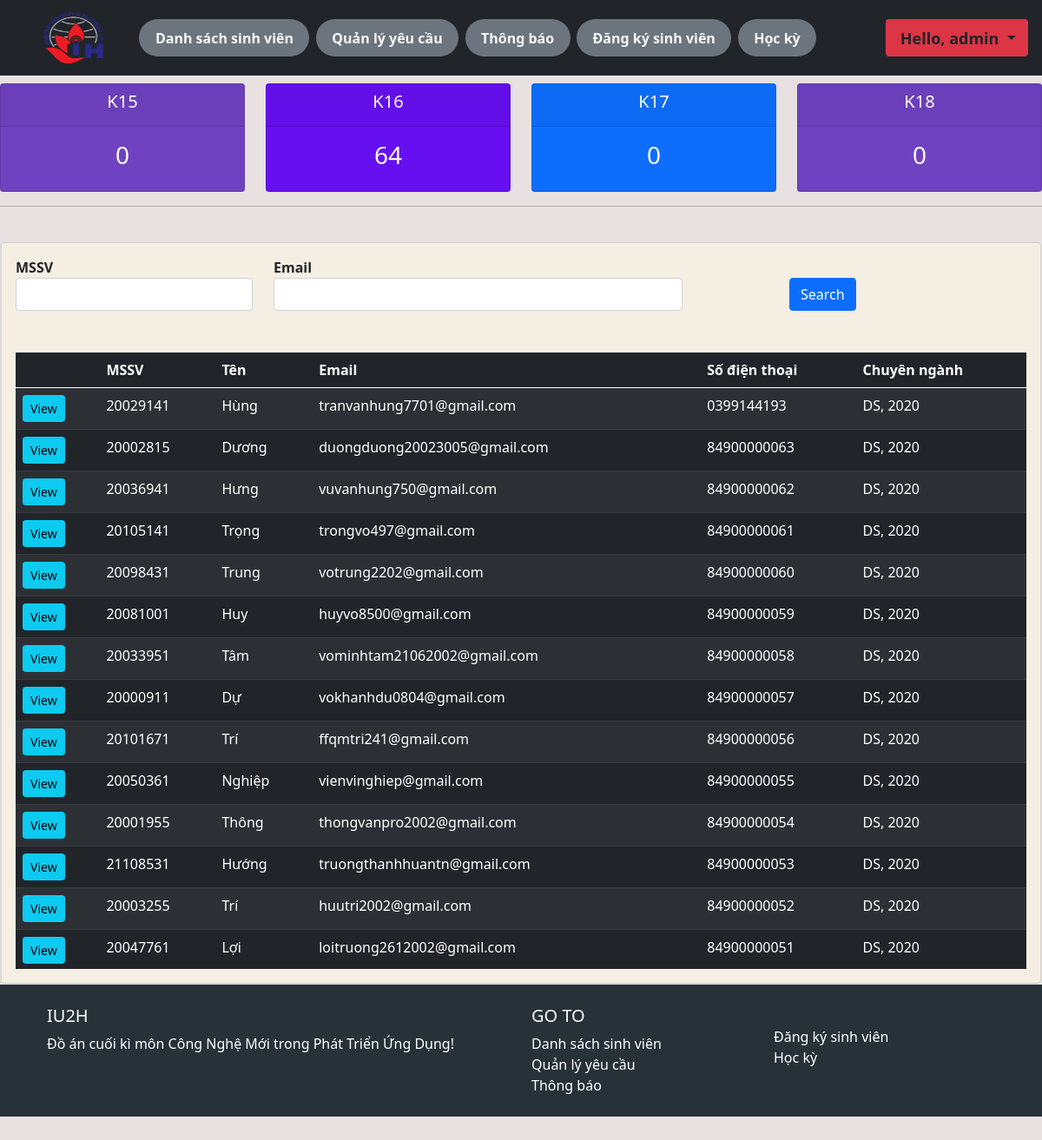
The app's page / (signed in) with its own data.
### fees/models.py (models this page shows, shortened)
class Student(models.Model):
    BranchType = models.TextChoices('BranchType', 'CS DS SE IT IS')
    date = [str(x) for x in range(2013,2050)]
    date=' '.join(date)
    YearType = models.TextChoices('YearType', date)
    CourseType = models.TextChoices('CourseType', 'K15 K16 K17 K18 K19 K20')
    user = models.OneToOneField(User, null=True, on_delete=models.CASCADE)
    roll = models.CharField('MSSV', max_length=8, primary_key=True, blank=False)
    firstname = models.CharField('First_Name', max_length=250, blank=False)
    middlename = models.CharField('Middle_Name', max_length=250, null=True, blank=True)
    lastname = models.CharField('Last_Name', max_length=250, null=True, blank=True)
    email = models.EmailField('Email', max_length=250, blank=False)
    phone = models.CharField('Phone', max_length=15, blank=False)
    branch = models.CharField('Chuyên ngành', max_length=15, blank=False, choices=BranchType.choices)
    Year = models.CharField('Year', max_length=4, blank=False, choices=YearType.choices)
    course = models.CharField('Khoá', max_length=8, blank=False, choices=CourseType.choices)
    datecreated = models.DateTimeField(auto_now_add=True, null=True)
    template = '{} {}'

### fees/decorators.py (the view)
        def wrapper_function(request, *args, **kwargs):
            group = None
            if request.user.groups.exists():
                group = request.user.groups.all()[0].name
            if group == 'student':
                return redirect('userpage')
            if group == 'admin':
                return view_func(request,*args,**kwargs)

### fees/views.py (called while the page is built)
@login_required(login_url = 'login')
@admin_only
def home(request):
    students = Student.objects.all().order_by('-datecreated')
    k15 = Student.objects.filter(course='K15').count()
    k16 = Student.objects.filter(course='K16').count()
    k17 = Student.objects.filter(course='K17').count()
    k18 = Student.objects.filter(course='K18').count()
    myfilter = StudentFilter(request.GET, queryset=students)
    if request.method == 'GET':
        students = myfilter.qs
    context = {'students':students, 'k15':k15, 'k16':k16, 'k17':k17, 'k18':k18, 'myfilter':myfilter}
    return render(request,'fees/dashboard.html',context)

### fees/templates/fees/dashboard.html (shortened to what this page needs)
{% extends 'fees/main.html' %}
{% load crispy_forms_tags %}
{% block content %}
{% include 'fees/status.html' %}
<hr>
<br>
<div class="row">
    <div class="col-md">
        <div class="card">
            <div class="card card-body" style="background-color:  rgb(245, 238, 226);">
                <form action="" method="get">
                    <div class="row" style="background-color:  rgb(245, 238, 226);">
                        <div class="col-3">
                            <strong>{{ myfilter.form.roll|as_crispy_field }}</strong>
                        </div>
                        <div class="col-5">
                            <strong>{{ myfilter.form.email|as_crispy_field }}</strong>
                        </div>
                        <div class="col-1">
                        </div>
                        <div class="col-3">
                            <br>
                            <button class="btn btn-primary" type="submit">Search</button>
                        </div>
                        <br>
                    </div>
                    <br>
                </form>
                <br>
                <div style="overflow-y:scroll;height: 710px;">
                    <table class="table table-dark table-striped">
                        <thead>
                            <tr>
                                <th scope="col"></th>
                                <th scope="col">MSSV</th>
                                <th scope="col">Tên</th>
                                <th scope="col">Email</th>
                                <th scope="col">Số điện thoại</th>
                                <th scope="col">Chuyên ngành</th>
                            </tr>
                        </thead>
                        {% for student in students %}
                        <tr>
                            <td><a class="btn btn-sm btn-info" href="{% url 'students' student.roll %}">View</a></td>
                            <td>{{student.roll}}</td>
                            <td>{{student.firstname}}</td>
                            <td>{{student.email}}</td>
                            <td>{{student.phone}}</td>
                            <td>{{student.branch}}{{', '}}{{student.Year}}</td>
                        </tr>
                        {%endfor%}
                    </table>
                </div>
            </div>
        </div>
    </div>
</div>
{% endblock %}

### fees/templates/fees/main.html (shortened to what this page needs)
{% load static %}
<!DOCTYPE html>
<html lang="en">
<head>
    <link href="https://cdn.jsdelivr.net/npm/bootstrap@5.0.0-beta1/dist/css/bootstrap.min.css" rel="stylesheet"
>
    <link rel="stylesheet" href="{% static '/css/main.css' %}" type="text/css">
</head>
<body>
    {% include 'fees/navbar.html' %}
    {% block content %}
    {% endblock %}
    {% if request.user.is_staff %}
    <footer class="text-white text-center text-lg-start" style="background-color: #263238;">
        <div class="container p-4">
          <div class="row">
            <div class="col-lg-6 col-md-12 mb-4 mb-md-0">
              <h5 class="text-uppercase">IU2H</h5>
              <p>
                Đồ án cuối kì môn Công Nghệ Mới trong Phát Triển Ứng Dụng!
              </p>
            </div>
            <div class="col-lg-3 col-md-6 mb-4 mb-md-0">
              <h5 class="text-uppercase">Go To</h5>
              <ul class="list-unstyled mb-0">
                <li>
                  <a href="{% url 'home' %}" class="text-white" style="text-decoration: none; color:lemonchiffon">Danh sách sinh viên</a>
                </li>
                <li>
                  <a href="{% url 'enquiry_admin' %}" class="text-white" style="text-decoration: none; color:lemonchiffon">Quản lý yêu cầu</a>
                </li>
                <li>
                  <a href="{% url 'announcement' %}" class="text-white" style="text-decoration: none; color:lemonchiffon">Thông báo</a>
                </li>
              </ul>
            </div>
            <div class="col-lg-3 col-md-6 mb-4 mb-md-0">
              <ul class="list-unstyled">
                <li>
                  <a href="{% url 'registration' %}" class="text-white" style="text-decoration: none; color:lemonchiffon">Đăng ký sinh viên</a>
                </li>
                <li>
                  <a href="{% url 'automate_semester' %}" class="text-white" style="text-decoration: none; color:lemonchiffon">Học kỳ</a>
                </li>
              </ul>
            </div>
          </div>
        </div>
      </footer>
{% endif %}
</body>
</html>

### fees/templates/fees/navbar.html (shortened to what this page needs)
{% load static %}
{% if request.user.is_staff %}
<nav class="navbar navbar-expand-lg navbar-dark bg-dark w-100 p-1" style="position: fixed; z-index: 1;">
  <div class="container-fluid">
    <a href="{% url 'home' %}">
      <img src="{% static 'images/iuh_logo-2.png' %}" alt="" style="padding: 0%;width:137px; height:79px;">
    </a>
    <div class="collapse navbar-collapse" id="navbarNavDropdown"  style="overflow-x:visible;width: 100%;">
      <ul class="navbar-nav">
        <li class="nav-item badge rounded-pill bg-secondary " style="margin-left: 1%; font-size: 100%;">
          <a class="nav-link active text-light" aria-current="page" href="{% url 'home' %}">Danh sách sinh viên</a>
        </li>
        <li class="nav-item badge rounded-pill bg-secondary " style="margin-left: 1%; font-size: 100%;">
          <a class="nav-link active text-light" href="{% url 'enquiry_admin' %}">Quản lý yêu cầu</a>
        </li>
        <li class="nav-item badge rounded-pill bg-secondary " style="margin-left: 1%; font-size: 100%;">
          <a class="nav-link active text-light" href="{% url 'announcement' %}">Thông báo</a>
        </li>
        <li class="nav-item badge rounded-pill bg-secondary " style="margin-left: 1%; font-size: 100%;">
          <a class="nav-link active text-light" href="{% url 'registration' %}">Đăng ký sinh viên</a>
        </li>
        <li class="nav-item badge rounded-pill bg-secondary " style="margin-left: 1%; font-size: 100%;">
          <a class="nav-link active text-light" href="{% url 'automate_semester' %}">Học kỳ</a>
        </li>
      </ul>
    </div>
    <ul class="nav navbar-nav navbar-right" style="margin-left: 1%; margin: right 1%;">
      <li class="nav-item dropdown badge bg-danger">
        <a class="nav-link dropdown-toggle text-dark" href="#" id="navbarDropdownMenuLink" role="button"
          data-bs-toggle="dropdown" aria-expanded="false" style="margin-left: 1%; font-size: 150%;">
          <span>Hello, {{request.user}} </span>
        </a>
      </li>
    </ul>
  </div>
</nav>
{% endif %}
<br>
<br>
<br>

### fees/templates/fees/status.html
<br>
<div class="row">
    <div class="col">
        <div class="col-md">
            <div class="card text-center text-white nb-3" id='B_tech'>
                <div class="card-header">
                    <h5 class="card-title">K15</h5>
                </div>
                <div class="card-body">
                    <h3 class="card-title">{{k15}}</h3>
                </div>
            </div>
        </div>
    </div>
    <div class="col">
        <div class="col-md">
            <div class="card text-center text-white nb-3" id='M_tech'>
                <div class="card-header">
                    <h5 class="card-title">K16</h5>
                </div>
                <div class="card-body">
                    <h3 class="card-title">{{k16}}</h3>
                </div>
            </div>
        </div>
    </div>
    <div class="col">
        <div class="col-md">
            <div class="card text-center text-white nb-3" id='Phd'>
                <div class="card-header">
                    <h5 class="card-title">K17</h5>
                </div>
                <div class="card-body">
                    <h3 class="card-title">{{k17}}</h3>
                </div>
            </div>
        </div>
    </div>
    <div class="col">
        <div class="col-md">
            <div class="card text-center text-white nb-3" id='B_tech'>
                <div class="card-header">
                    <h5 class="card-title">K18</h5>
                </div>
                <div class="card-body">
                    <h3 class="card-title">{{k18}}</h3>
                </div>
            </div>
        </div>
    </div>
</div>

### static/css/main.css (style rules this page uses)
body { background-color: #e7e1e1; }
#B_tech { background-color: #6f42c1; }
#M_tech { background-color: #6610f2; }
#Phd { background-color: #0d6efd; }

### records on screen
Student: roll "20029141", firstname "Hùng", email "tranvanhung7701@gmail.com", phone "0399144193", branch "DS", value ",", Year "2020"
Student: roll "20002815", firstname "Dương", email "duongduong20023005@gmail.com", phone "84900000063", branch "DS", value ",", Year "2020"
Student: roll "20036941", firstname "Hưng", email "vuvanhung750@gmail.com", phone "84900000062", branch "DS", value ",", Year "2020"
Student: roll "20105141", firstname "Trọng", email "trongvo497@gmail.com", phone "84900000061", branch "DS", value ",", Year "2020"
Student: roll "20098431", firstname "Trung", email "votrung2202@gmail.com", phone "84900000060", branch "DS", value ",", Year "2020"
Student: roll "20081001", firstname "Huy", email "huyvo8500@gmail.com", phone "84900000059", branch "DS", value ",", Year "2020"
Student: roll "20033951", firstname "Tâm", email "vominhtam21062002@gmail.com", phone "84900000058", branch "DS", value ",", Year "2020"
Student: roll "20000911", firstname "Dự", email "vokhanhdu0804@gmail.com", phone "84900000057", branch "DS", value ",", Year "2020"
Student: roll "20101671", firstname "Trí", email "ffqmtri241@gmail.com", phone "84900000056", branch "DS", value ",", Year "2020"
Student: roll "20050361", firstname "Nghiệp", email "vienvinghiep@gmail.com", phone "84900000055", branch "DS", value ",", Year "2020"
Student: roll "20001955", firstname "Thông", email "thongvanpro2002@gmail.com", phone "84900000054", branch "DS", value ",", Year "2020"
Student: roll "21108531", firstname "Hướng", email "truongthanhhuantn@gmail.com", phone "84900000053", branch "DS", value ",", Year "2020"
Student: roll "20003255", firstname "Trí", email "huutri2002@gmail.com", phone "84900000052", branch "DS", value ",", Year "2020"
Student: roll "20047761", firstname "Lợi", email "loitruong2612002@gmail.com", phone "84900000051", branch "DS", value ",", Year "2020"

### other values on screen
{{ request.user }} "admin"
{{ k15 }} "0"
{{ k16 }} "64"
{{ k17 }} "0"
{{ k18 }} "0"
